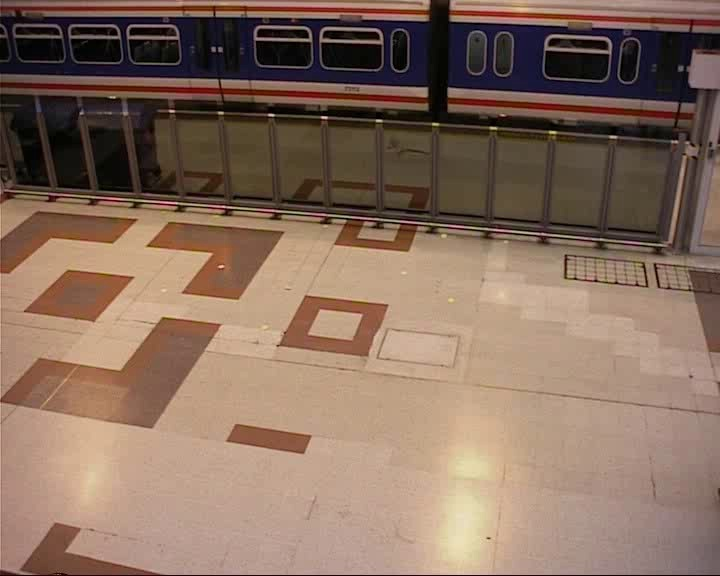
#> input picture Project1/frames/IMG_1.jpeg, 720 x 576 px, given in place of the camera
$ python GMM.py   (older library calls are emulated)
#> lines starting #> are read from the running program, lines starting #| are printed output that depends on the picture; after the words box and inside, x2 and y2 are one past the last pixel; in counts of white or black regions, pixels touching at a corner belong together
import numpy as np
import cv2

# opencv的版本需要为2或3，opencv 4版本会在image, cnts, hierarchy = cv2.findContours()处报错

cap = cv2.VideoCapture(0)  # 打开摄像头
#cap = cv2.VideoCapture("F:/SJTU_VideoAnalysis/Project1/Input/demo.avi")

size = (int(cap.get(cv2.CAP_PROP_FRAME_WIDTH)), int(cap.get(cv2.CAP_PROP_FRAME_HEIGHT)))

mog = cv2.createBackgroundSubtractorMOG2()  # 定义高斯混合模型对象 mog
# [4 lines of commented-out code are left out]
i = 0
while (1):  # 摄像头正常，进入循环体，读取摄像头每一帧图像
    ret, frame = cap.read()  # 读取摄像头每一帧图像，frame是这一帧的图像
#> frame is the input picture: shape (576, 720, 3); mean B, G, R 94.2, 110, 135.7
    print(frame.shape)
#| (576, 720, 3)
    fgmask = mog.apply(frame)  # 使用前面定义的高斯混合模型对象 mog 当前帧的运动目标检测，返回二值图像
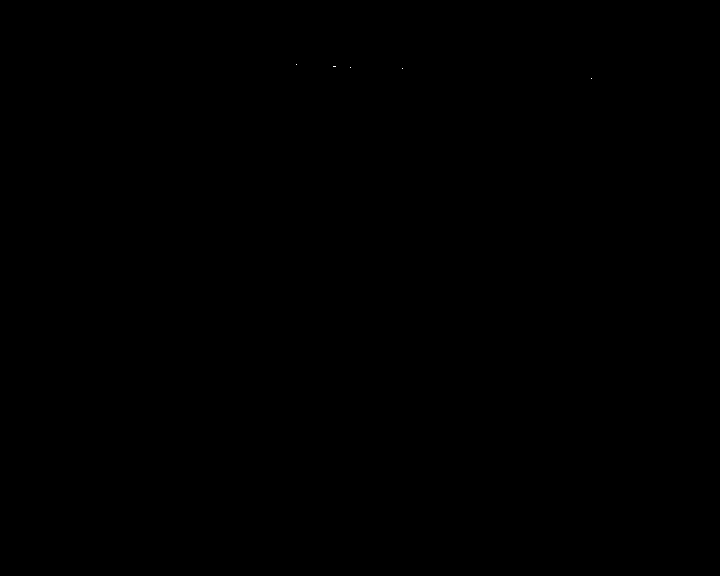
#> fgmask: shape (576, 720); values 127 (black) and 255 (white), 0% white in thin lines or dots, all inside (x1, y1, x2, y2) = (296, 64, 592, 79)
    gray_frame = fgmask.copy()
    # 使用 findContours 检测图像轮廓框，具体原理有论文，但不建议阅读。会使用即可。
    # 返回值：image，轮廓图像，不常用。 cnts，轮廓的坐标。 hierarchy，各个框之间父子关系，不常用。
    image, cnts, hierarchy = cv2.findContours(gray_frame, cv2.RETR_EXTERNAL, cv2.CHAIN_APPROX_SIMPLE)
#> cnts = [[[0, 0], [0, 575], [719, 575], [719, 0]]]
    # 绘制每一个 cnts 框到原始图像 frame 中
    for c in cnts:
        if cv2.contourArea(c) < 900:  # 计算候选框的面积，如果小于1500，跳过当前候选框
            continue
        (x, y, w, h) = cv2.boundingRect(c)  # 根据轮廓c，得到当前最佳矩形框
        cv2.rectangle(frame, (x, y), (x + w, y + h), (255, 255, 0), 2)  # 将该矩形框画在当前帧 frame 上
        cv2.rectangle(image, (x, y), (x + w, y + h), (255, 255, 255), 2)  # 将该矩形框画在当前帧 frame 上
#> this loop made 1 pass
#> (c, x, y, w, h) on pass 1: ([[0, 0], [0, 575], [719, 575], [719, 0]], 0, 0, 720, 576)
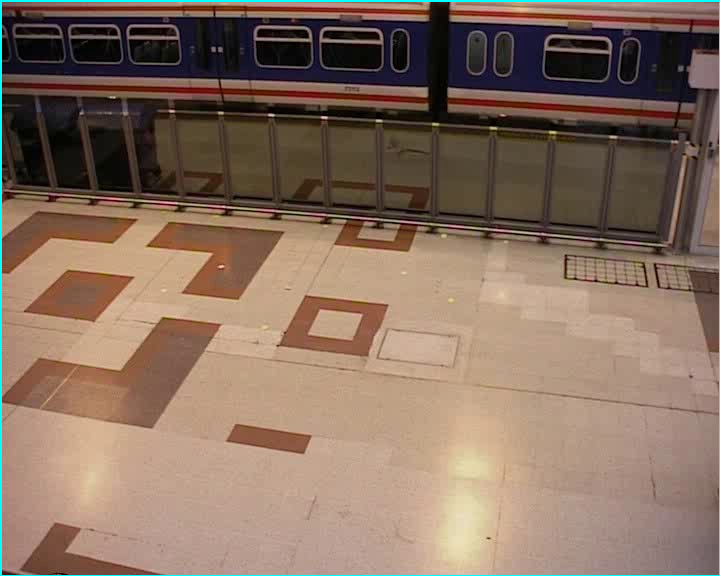
#> frame: shape (576, 720, 3); 0.94% of pixels changed, all inside (x1, y1, x2, y2) = (0, 0, 720, 576)
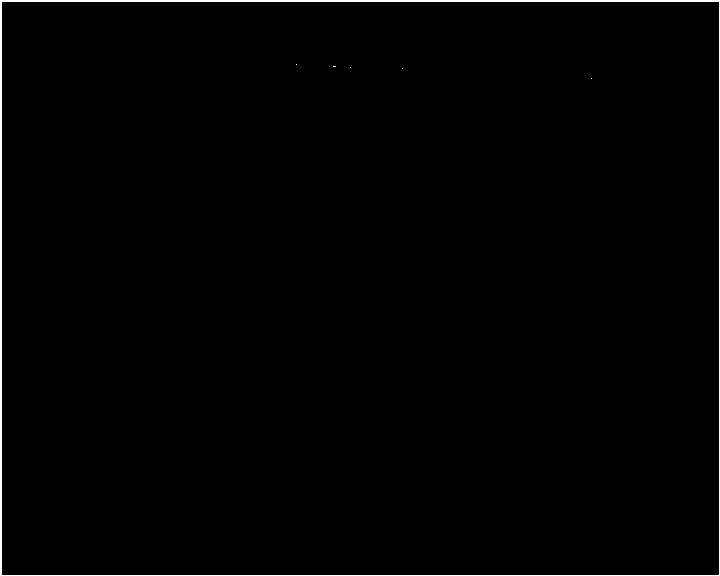
#> image: shape (576, 720); values 127 (black) and 255 (white), 0.94% white; 6 white regions (5 under 20 px), largest, box (x1, y1, x2, y2) and area: (0, 0, 720, 576) 3879

    cv2.imshow("Origin", frame)  # 显示当前帧
    cv2.imshow("GMM", image)  # 显示运动前景图像
    image = cv2.cvtColor(image, cv2.COLOR_GRAY2BGR)
    # [5 lines of commented-out code are left out]
    cv2.waitKey(20)
    i = i + 1

cap.release()  # 释放候选框
out_detect.release()
out_bg.release()
cv2.destroyAllWindows()
